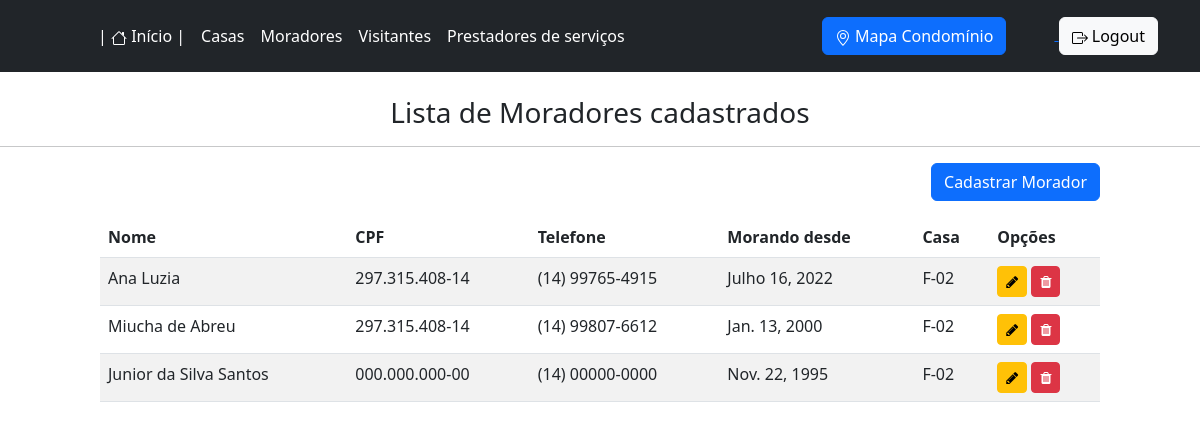
The page /listar/moradores/ (signed in) on the database its author committed.
### cadastros/models.py (models this page shows, shortened)
class Morador(models.Model):
    nome_completo = models.CharField(max_length=256)
    cpf = models.CharField(max_length=14, blank=True, null=True, verbose_name="CPF")
    data_de_moradia = models.DateField(auto_now=False, auto_now_add=False, help_text="Exemplo: 01/10/1998", verbose_name="Morando desde")
    telefone = models.CharField(max_length=16, blank=True, null=True)
    casa = models.ForeignKey(Casa, on_delete=models.PROTECT)

class Casa(models.Model):
    bloco_numero = models.CharField(max_length=7, help_text="Exemplo: G-36", verbose_name="Bloco e número")
    endereco = models.CharField(max_length=300, verbose_name="Endereço")
    def __str__(self):
        return "{}" .format(self.bloco_numero)

### cadastros/views.py (the view)
# urls.py: path('listar/moradores/', MoradorList.as_view(), name='listar-moradores'),
class MoradorList(LoginRequiredMixin, ListView):
    login_url = reverse_lazy ('login')
    model = Morador
    template_name = 'cadastros/listas/morador.html'

### cadastros/templates/cadastros/listas/morador.html (shortened to what this page needs)
{% extends 'paginas/modelo.html' %}
{% load static %}
{% load crispy_forms_tags %}
{% block conteudo %}
    {% if request.user.is_authenticated %}
    <br>
    <h3 align="center">Lista de Moradores cadastrados</h3>
    <hr>
    <div align="right" class="col-md-10 mx-auto">
        <a href="{% url 'cadastrar-morador' %}" class="btn btn-primary">Cadastrar Morador</a>
    </div>
    <div class="table-responsive">
        <div class="col-md-10 mx-auto">
            <table class="table table-striped mt-3" id="tabela-listar2">
                <thead>
                    <tr>
                        <th>Nome</th>
                        <th>CPF</th>
                        <th>Telefone</th>
                        <th>Morando desde</th>
                        <th>Casa</th>
                        <th>Opções</th>
                    </tr>
                </thead>
                <tbody>
                    {% for object in object_list %}
                    <tr>
                        <td> {{ object.nome_completo }}</td>
                        <td> {{ object.cpf }}</td>
                        <td> {{ object.telefone }}</td>
                        <td> {{ object.data_de_moradia }}</td>
                        <td> {{ object.casa }}</td>
                        <td>
                            <a href="{% url 'editar-morador' object.pk %}" class="btn btn-warning btn-sm" title="Editar">
                                <i class="fa fa-pencil" aria-hidden="true"></i>
                            </a>
                            <a href="{% url 'excluir-morador' object.pk %}" class="btn btn-danger btn-sm" title="Excluir">
                                <i class="fa fa-trash" aria-hidden="true"></i>
                            </a>
                        </td>
                    </tr>
                    {% empty %}
                    <tr>
                        <td colspan="3">Nenhum morador registrado.</td>
                    </tr>
                    {% endfor %}
                </tbody>
            </table>
        </div>
    </div>
    {% else %}
    <br>
    <h4 align="center">  Faça <a href="{% url 'login' %}">login</a> para obter acesso.</h4>
    {% endif %}
{% endblock %}

### paginas/templates/paginas/modelo.html (shortened to what this page needs)
{% load static %}
<!DOCTYPE html>
<html lang="pt-br">
<head>
    <link rel="stylesheet" href="{% static 'css/bootstrap.min.css' %}">
    <link href="{% static 'css/font-awesome.min.css' %}" rel="stylesheet">
</head>
<body class="d-flex flex-column h-100">
    <main role="main" class="flex-shrink-0">
        {% block menu %}
        <header class="p-3 text-bg-dark">
            <div class="container">
                <div class="d-flex flex-wrap align-items-center justify-content-center justify-content-lg-start">
                    <a href="/" class="d-flex align-items-center mb-2 mb-lg-0 text-white text-decoration-none">
                        <svg class="bi me-2" width="40" height="32" role="img" aria-label="Bootstrap"><use xlink:href="#bootstrap"></use></svg>
                    </a>
                    <ul class="nav col-12 col-lg-auto me-lg-auto mb-2 justify-content-center mb-md-0">
                        <li><a href="{% url 'index' %}" class="nav-link px-2 text-white bg-dark">|
                           Início |</a>
                        </li>
                        <li><a href="{% url 'listar-casas' %}" class="nav-link px-2 text-white">Casas</a></li>
                        <li><a href="{% url 'listar-moradores' %}" class="nav-link px-2 text-white">Moradores</a></li>
                        <li><a href="{% url 'listar-visitantes' %}" class="nav-link px-2 text-white">Visitantes</a></li>
                        <li><a href="{% url 'listar-prestadores' %}" class="nav-link px-2 text-white">Prestadores de serviços</a></li>
                    </ul>
                    <div class="text-end">
                        <a href="{% url 'mapacondominio' %}">
                            <button type="button" class="btn btn-primary me-5">
                                Mapa Condomínio
                            </button>
                        </a>
                        {% if request.user.is_authenticated %}
                        <a href="{% url 'logout' %}">
                            <button type="button" class="btn btn-light">
                                Logout
                            </button>
                        </a>
                        {% endif %}
                    </div>
                </div>
            </div>
        </header>
        {% endblock %}
        {% block conteudo %}
        {% endblock %}
    </main>
</body>
</html>

### rows shown on the page
Morador: nome_completo "Ana Luzia", cpf "297.315.408-14", telefone "(14) 99765-4915", data_de_moradia "Julho 16, 2022", casa "F-02"
Morador: nome_completo "Miucha de Abreu", cpf "297.315.408-14", telefone "(14) 99807-6612", data_de_moradia "Jan. 13, 2000", casa "F-02"
Morador: nome_completo "Junior da Silva Santos", cpf "000.000.000-00", telefone "(14) 00000-0000", data_de_moradia "Nov. 22, 1995", casa "F-02"
